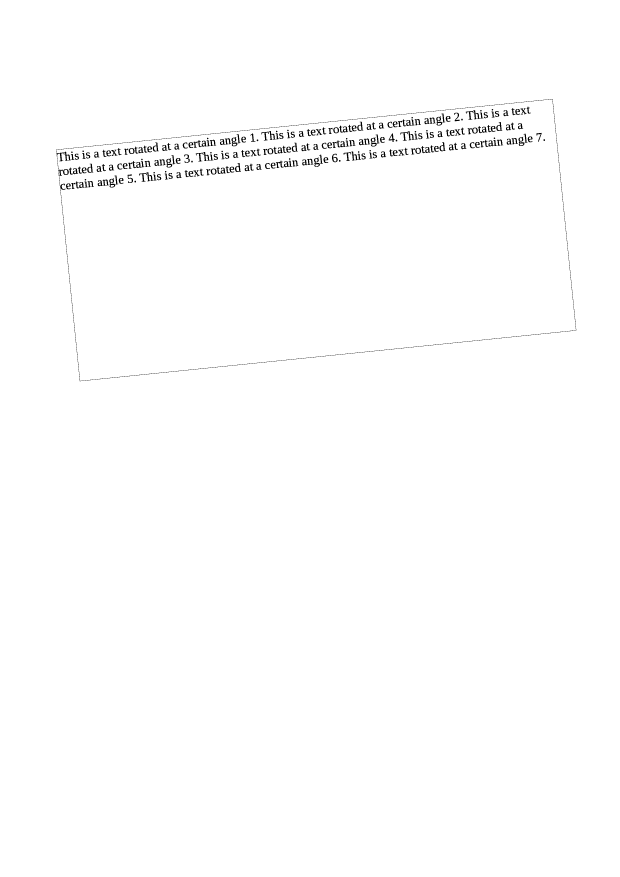
#> input picture text_extraction_system/integration_tests/data/rotated1.pdf.tiff, 2479 x 3508 px (shown at 1/4 size)
$ python -i table_detection.py   (imports and definitions only)
#> lines starting #> are read from the running program, lines starting #| are printed output that depends on the picture; after the words box and inside, x2 and y2 are one past the last pixel; in counts of white or black regions, pixels touching at a corner belong together
from typing import Tuple, List, Dict, Any, Optional
import cv2
from numpy import ndarray


class TableDetectorSettings:
    def __init__(self,
                 blur_radius_paragraph: int = 11,
                 max_point_in_cell_contour: int = 9,
                 pivot_tolerance: int = 5,
                 row_y_tolerance: int = 10,
                 max_image_dimension: int = 1200,
                 min_image_dimension: int = 950,
                 contour_square_area_share: float = 0.75,
                 paragraph_morph_shape_sz: Tuple[int, int] = (80, 3),
                 cell_morph_shape_sz: Tuple[int, int] = (33, 2),
                 paragraph_dilate_iterations: int = 5,
                 cell_dilate_iterations: int = 1,
                 min_columns_in_table: int = 2,
                 cell_area_to_table_area: float = 0.15,
                 min_total_cells_in_table: int = 5,
                 max_column_span_part: float = 0.3,
                 remove_horz_lines: bool = True):
        # we make original image grayscale and then blur before making the image contrast (black and white)
        # and then we detect contours by cv2 library functions
        self.blur_radius_paragraph = blur_radius_paragraph
        self.max_point_in_cell_contour = max_point_in_cell_contour
        # we join cell contours in a column / a row (candidate) if the cells' coordinate
        # (left or middle or right for columns, bottom for rows) vary within the provided range (pixels)
        self.pivot_tolerance = pivot_tolerance
        self.row_y_tolerance = row_y_tolerance
        # if one of the source image's dimensions larger than N the image is scaled down
        self.max_image_dimension = max_image_dimension
        # if one of the source image's dimensions less than N the image is scaled down
        self.min_image_dimension = min_image_dimension
        # a contour is considered "rectangle" if its area size is not less than k * box_size,
        # where box_size is the area size for the surrounding box
        self.contour_square_area_share = contour_square_area_share
        # the shape's (rectangle) size for dilate transformation for paragraphs
        self.paragraph_morph_shape_sz = paragraph_morph_shape_sz
        # the shape's (rectangle) size for dilate transformation for cells
        self.cell_morph_shape_sz = cell_morph_shape_sz
        # count of iterations while dilating text contours to determine paragraphs
        self.paragraph_dilate_iterations = paragraph_dilate_iterations
        # count of iterations while dilating text contours to determine cells
        self.cell_dilate_iterations = cell_dilate_iterations
        # a table should contain at least N columns to be considered table
        self.min_columns_in_table = min_columns_in_table
        # table cells should occupy at least k of the table's whole area
        self.cell_area_to_table_area = cell_area_to_table_area
        # table should contain at least N cells
        self.min_total_cells_in_table = min_total_cells_in_table
        # two columns overlap if their common X-projection part is greater than k * min_c_w
        # where min_c_w is the width of the narrower column
        self.max_column_span_part = max_column_span_part
        # should we remove horizontal lines from original (grayscale) image for rows not to stick
        # together?
        self.remove_horz_lines = remove_horz_lines


DEFAULT_DETECTING_SETTINGS = TableDetectorSettings()


class TableLocationCell:
    # detected area that could be a table cell
    def __init__(self, x: float, y: float, w: float, h: float):
        self.x = x
        self.y = y
        self.w = w
        self.h = h

    def __str__(self):
        return f'{self.x}, {self.y}, {self.w}, {self.h}'

    def __repr__(self):
        return self.__str__()

    @property
    def area(self) -> float:
        return self.w * self.h

    def get_coord(self, pivot: str) -> float:
        return self.x if pivot == 'l' else self.x + self.w if pivot == 'r' \
            else self.x + self.w / 2 if pivot == 'm' else self.y + self.h


class TableLocationCluster:
    # a column (or a row) of several cells aligned by left, right, middle or bottom (for rows)
    def __init__(self,
                 cell: TableLocationCell,
                 pivot: str,
                 settings: TableDetectorSettings):
        self.cells: List[TableLocationCell] = [cell]
        self.pivot = pivot
        self.min = cell.get_coord(pivot)
        self.max = self.min
        self.settings = settings

    def __str__(self):
        return f'{len(self.cells)} cells'

    def __repr__(self):
        return self.__str__()

    @property
    def area(self) -> float:
        return sum([c.area for c in self.cells]) if self.cells else 0

    @property
    def bounding_rect(self) -> Optional[Tuple[float, float, float, float]]:
        if not self.cells:
            return None
        c = self.cells[0]
        x, y, r, b = c.x, c.y, c.x + c.w, c.y + c.h
        for i in range(1, len(self.cells)):
            c = self.cells[i]
            x = min(x, c.x)
            y = min(y, c.y)
            r = max(r, c.x + c.w)
            b = max(b, c.y + c.h)
        return x, y, r - x, b - y

    def add_cell_to_cluster(self, cell: TableLocationCell) -> bool:
        p = cell.get_coord(self.pivot)
        dist = min(abs(p - self.min), abs(p - self.max))
        if dist > self.settings.pivot_tolerance:
            return False
        self.cells.append(cell)
        self.min = min(self.min, p)
        self.max = max(self.max, p)
        return True

    def remove_distant_cells(self):
        if len(self.cells) < 3:
            return
        mid_coord = sum([c.get_coord(self.pivot) for c in self.cells]) / len(self.cells)
        filtered = []
        for c in self.cells:
            p = c.get_coord(self.pivot)
            dist = abs(p - mid_coord)
            if dist <= self.settings.pivot_tolerance:
                filtered.append(c)
        self.cells = filtered

    def remove_cell(self, c: TableLocationCell):
        try:
            self.cells.remove(c)
        except ValueError:
            pass

    def clusters_span(self, c: 'TableLocationCluster') -> bool:
        # do two columns (pivot != 'b') or two rows (pivot = 'b') span
        self_r = self.bounding_rect
        if not self_r:
            return False  # cluster is already "consumed" and its cells are deleted
        bound_r = c.bounding_rect
        if not bound_r:
            return False

        ax, ay, aw, ah = self_r
        bx, by, bw, bh = bound_r
        if self.pivot != 'b':  # check 2 columns
            min_size = min(aw, bw)
            span_part = self.get_span_part(ax, ax + aw, bx, bx + bw)
        else:  # check two rows
            min_size = min(ah, bh)
            span_part = self.get_span_part(ay, ay + ah, by, by + bh)
        return span_part > min_size * self.settings.max_column_span_part

    # [14 lines left out: function get_clusters_border, not called in this run]

    @classmethod
    def get_span_part(cls, al: float, ar: float, bl: float, br: float) -> float:
        # (al, ar) and (bl, br) are two spans
        # the function returns length of the a & b intersection
        if ar <= bl or br <= al:
            return 0
        if bl <= al and ar <= br:  # a is a part of b
            return ar - al
        if al <= bl and br <= ar:  # b is a part of a
            return br - bl
        if br >= ar >= bl:
            return ar - bl
        return br - al


class TableLocation:
    # an area that may contain a table
    # the area stores collections of possible columns and rows -
    # - lists of TableLocationCluster. Each collection has 'l' (left), 'm' (middle),
    # 'r' (right) or 'b' (bottom, for rows) alignment
    def __init__(self,
                 x: float,
                 y: float,
                 w: float,
                 h: float,
                 settings: TableDetectorSettings):
        self.x = x
        self.y = y
        self.w = w
        self.h = h
        self.settings = settings

        self.clusters_by_pivot: Dict[str, List[TableLocationCluster]] = {
            'l': [], 'm': [], 'r': []
        }
        self.column_clusters: List[TableLocationCluster] = []

    def __str__(self):
        return f'[{self.x}, {self.y}, {self.w}, {self.h}]'

    def __repr__(self):
        return self.__str__()

    @property
    def area(self) -> float:
        return self.w * self.h

    def point_inside(self, x: float, y: float) -> bool:
        return (self.x <= x <= (self.x + self.w)) and \
               (self.y <= y <= (self.y + self.h))

    def cell_inside(self, cell: TableLocationCell) -> bool:
        if not self.point_inside(cell.x, cell.y):
            return False
        if not self.point_inside(cell.x + cell.w, cell.y + cell.h):
            return False
        return True

    def try_add_cell(self, cell: TableLocationCell) -> bool:
        if not self.cell_inside(cell):
            return False

        for pivot in self.clusters_by_pivot:
            clusters = self.clusters_by_pivot[pivot]
            found_cluster = False
            for cl in clusters:
                if cl.add_cell_to_cluster(cell):
                    found_cluster = True
                    break
            if not found_cluster:
                clusters.append(TableLocationCluster(cell, pivot, self.settings))

        return True

    def clear_clusters(self):
        # clear clusters of duplicates (cell resides in more than one cluster) and cells
        # that are too far from the cluster's middle line
        for pivot in self.clusters_by_pivot:
            clusters = self.clusters_by_pivot[pivot]
            for c in clusters:
                c.remove_distant_cells()

            # order clusters from big to small
            clusters.sort(key=lambda cl: len(cl.cells), reverse=True)

            # and remove duplicates
            for i in range(0, len(clusters) - 1):
                for cell in clusters[i].cells:
                    for j in range(i + 1, len(clusters)):
                        clusters[j].remove_cell(cell)

        # columns shouldn' intersect. If two columns intersects we remove the one with less cells
        self.consume_overlapping_clusters()

        # leave the biggest column cluster list ('l' for left, 'm' for middle and 'r' for right)
        col_cl = [
            self.clusters_by_pivot['l'],
            self.clusters_by_pivot['m'],
            self.clusters_by_pivot['r']
        ]
        col_cl.sort(key=lambda cl: sum([len(cluster.cells) for cluster in cl]), reverse=True)
        self.column_clusters = col_cl[0]

    def consume_overlapping_clusters(self):
        for key in ['l', 'm', 'r']:
            clusters = self.clusters_by_pivot[key]
            for i in range(len(clusters) - 1):
                a = clusters[i]
                if not a.cells:
                    continue
                for j in range(i + 1, len(clusters)):
                    b = clusters[j]
                    if not b.cells:
                        continue
                    if not a.clusters_span(b):
                        continue
                    # one clusters consumes another. We remove the smallest (by area)
                    if a.area < b.area:
                        a.cells = []
                        break
                    else:
                        b.cells = []
            # remove consumed clusters (clusters without cells)
            self.clusters_by_pivot[key] = [c for c in clusters if c.cells]


class TableDetector:
    def __init__(self,
                 debug_image_path: str = '',
                 settings: TableDetectorSettings = DEFAULT_DETECTING_SETTINGS):
        self.settings = settings
        self.scale = 1.0
        self.gray_image = None
        self.cell_contours: List[TableLocationCell] = []
        self.page_blocks: List[TableLocation] = []
        self.debug_image_path = debug_image_path

    def find_tables(self, image_fn: str) -> List[TableLocation]:
        self.read_image(image_fn)
        self.detect_paragraphs()
        return self.detect_tables_in_blocks()

    # [8 lines left out: function find_table_regions, not called in this run]

    def read_image(self, image_fn: str):
        image = cv2.imread(image_fn)
        self.gray_image = cv2.cvtColor(image, cv2.COLOR_BGR2GRAY)

        max_dim = max(image.shape[0], image.shape[1])
        if max_dim > self.settings.max_image_dimension:
            self.scale = max_dim / self.settings.max_image_dimension
        if max_dim < self.settings.min_image_dimension:
            self.scale = max_dim / self.settings.min_image_dimension

        if self.scale != 1:
            w = round(image.shape[1] / self.scale)
            h = round(image.shape[0] / self.scale)
            self.gray_image = cv2.resize(self.gray_image, (w, h))

    def detect_paragraphs(self):
        # remove thin lines that actually may make the cells "join" in larger clusters
        self.gray_image = self.remove_thin_lines(self.gray_image)
        blur_rad = self.settings.blur_radius_paragraph
        blur = cv2.GaussianBlur(self.gray_image, (blur_rad, blur_rad), 0)
        thresh = cv2.threshold(blur, 0, 255, cv2.THRESH_BINARY_INV + cv2.THRESH_OTSU)[1]

        # find cell contours
        kernel = cv2.getStructuringElement(cv2.MORPH_RECT, self.settings.cell_morph_shape_sz)
        dilate = cv2.dilate(thresh, kernel, iterations=self.settings.cell_dilate_iterations)
        cell_contours, _hr = cv2.findContours(dilate, cv2.RETR_LIST, cv2.CHAIN_APPROX_SIMPLE)
        self.build_cell_rects_from_contours(cell_contours)

        # find paragraph or table contours
        kernel = cv2.getStructuringElement(cv2.MORPH_RECT, self.settings.paragraph_morph_shape_sz)
        dilate = cv2.dilate(thresh, kernel, iterations=self.settings.paragraph_dilate_iterations)
        contours, _hr = cv2.findContours(dilate, cv2.RETR_LIST, cv2.CHAIN_APPROX_SIMPLE)

        # debug drawing
        if self.debug_image_path:
            cell_contours = [c for c in cell_contours]
            self._draw_contours('paragraphs',
                                [(contours, 3, (0, 255, 0)),
                                 (cell_contours, 1, (0, 0, 0))])
            self._draw_cells(self.cell_contours)

        for contour in contours:  # type: Tuple[float, float, float, float]
            x, y, w, h = cv2.boundingRect(contour)
            self.page_blocks.append(TableLocation(x, y, w, h, self.settings))

    def remove_thin_lines(self, img: ndarray) -> ndarray:
        # remove thin horizontal lines that may make table row contours stick together
        if not self.settings.remove_horz_lines:
            return img
        thresh = cv2.threshold(img, 0, 255, cv2.THRESH_BINARY_INV + cv2.THRESH_OTSU)[1]
        horizontal_kernel = cv2.getStructuringElement(cv2.MORPH_RECT, (25, 1))
        detected_lines = cv2.morphologyEx(thresh, cv2.MORPH_OPEN, horizontal_kernel, iterations=2)
        cnts = cv2.findContours(detected_lines, cv2.RETR_EXTERNAL, cv2.CHAIN_APPROX_SIMPLE)
        cnts = cnts[0] if len(cnts) == 2 else cnts[1]
        for c in cnts:
            cv2.drawContours(img, [c], -1, (255, 255, 255), 2)
        return img

    def build_cell_rects_from_contours(self, cell_contours: List[Any]):
        selected = []
        for c in cell_contours:
            # c.shape[0] <= self.max_point_in_cell_contour
            bounding_rect = cv2.boundingRect(c)
            contour_area = cv2.contourArea(c)
            rect_area_sz = bounding_rect[2] * bounding_rect[3]
            if rect_area_sz < contour_area * self.settings.contour_square_area_share:
                continue
            selected.append(bounding_rect)
        self.cell_contours = [TableLocationCell(x, y, w, h) for x, y, w, h in selected]

    def detect_tables_in_blocks(self) -> List[TableLocation]:
        # add cells to blocks. One cell can be in several clusters
        for c in self.cell_contours:
            for block in self.page_blocks:
                if block.try_add_cell(c):
                    break
        # remove duplicates and distant cells
        for block in self.page_blocks:
            block.clear_clusters()

        # calculate: columns count, rows count, count of cells in rows or cols
        # summary area of columns and rows
        filtered_blocks = []
        for block in self.page_blocks:
            total_cells = 0
            total_area = 0.0
            row_col = [block.column_clusters]
            for clusters in row_col:
                cells = sum([len(cl.cells) for cl in clusters])
                total_cells = max(cells, total_cells)
                area = sum([cl.area for cl in clusters])
                total_area = max(area, total_area)

            # there should be more than 1 column with more than one cells in each
            columns_count = len([c for c in block.column_clusters if len(c.cells) > 1])
            if columns_count < self.settings.min_columns_in_table:
                continue

            # total area should be greater than k*block_area
            min_area = block.area * self.settings.cell_area_to_table_area
            if total_area < min_area:
                continue
            # total cells shouldn't be less than 5
            if total_cells < 5:
                continue
            filtered_blocks.append(block)

        self._draw_tables(filtered_blocks)

        return filtered_blocks

    # [17 lines left out: functions _draw_contours, _draw_cells, not called in this run]

    def _draw_tables(self, tables: List[TableLocation]):
        if not self.debug_image_path:
            return
        image_copy = self.gray_image.copy()
        for table in tables:
            cv2.rectangle(image_copy, (table.x, table.y), (table.x + table.w, table.y + table.h),
                          (40, 180, 40), 5)
            clusters = table.column_clusters
            for cluster in clusters:
                for cell in cluster.cells:
                    cv2.rectangle(image_copy, (cell.x, cell.y), (cell.x + cell.w, cell.y + cell.h),
                                  (0, 0, 0), 2)
        cv2.imwrite(f'{self.debug_image_path}_tables.png', image_copy)

>>> result = TableDetector().find_tables('../../../integration_tests/data/rotated1.pdf.tiff')
#> in read_image, image is the input picture: shape (3508, 2479, 3); 99.3% white; 243 black regions, largest, box (x1, y1, x2, y2) and area: (225, 396, 2305, 1525) 8077, (1863, 441, 1920, 479) 636, (1601, 525, 1658, 563) 636
#> in remove_thin_lines, `thresh = cv2.threshold(img, 0, 255, cv2.THRESH_BINARY_INV + cv2.THRESH..`:
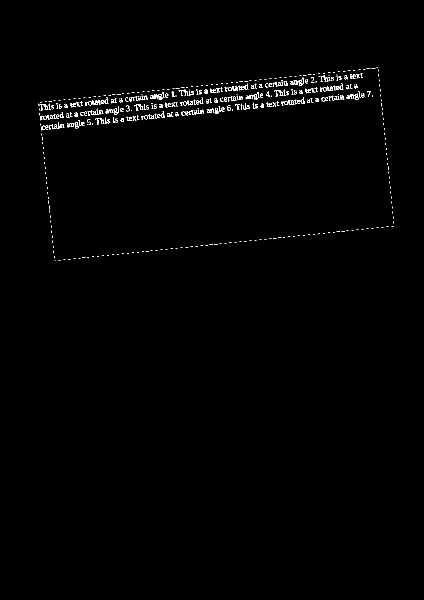
#> thresh: shape (1200, 848) (shown at 1/2 size); 0.72% white in thin lines or dots, all inside (x1, y1, x2, y2) = (77, 135, 788, 522)
#> in remove_thin_lines, `cnts = cv2.findContours(detected_lines, cv2.RETR_EXTERNAL, cv2.CHAIN_A..`: cnts = 0 contours
#> in remove_thin_lines, `cnts = cnts[0] if len(cnts) == 2 else cnts[1]`: cnts = []
#> in detect_paragraphs, `thresh = cv2.threshold(blur, 0, 255, cv2.THRESH_BINARY_INV + cv2.THRES..`:
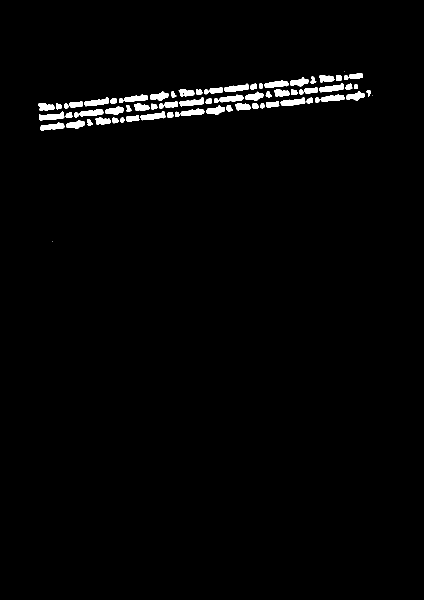
#> thresh: shape (1200, 848) (shown at 1/2 size); 1.7% white; 73 white regions (3 under 20 px), largest, box (x1, y1, x2, y2) and area: (79, 223, 129, 242) 532, (561, 194, 611, 212) 514, (281, 222, 331, 241) 514
#> in detect_paragraphs, `dilate = cv2.dilate(thresh, kernel, iterations=self.settings.cell_dila..`:
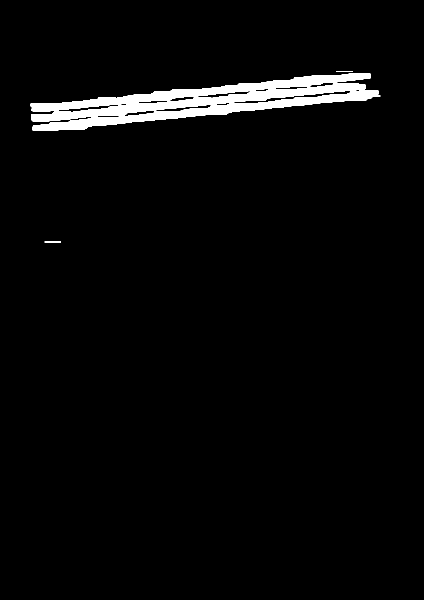
#> dilate: shape (1200, 848) (shown at 1/2 size); 3.2% white; 4 white regions
#> in detect_paragraphs, `cell_contours, _hr = cv2.findContours(dilate, cv2.RETR_LIST, cv2.CHAIN..`: cell_contours = 6 contours; box (x1, y1, x2, y2) and area: (60, 146, 742, 243) 21487, (65, 180, 761, 262) 10304, (388, 173, 617, 197) 988, (259, 193, 389, 208) 612, (89, 483, 122, 485) 32, (672, 142, 705, 144) 32
#> the loop in build_cell_rects_from_contours, `for c in cell_contours:` made 6 passes
#> (bounding_rect, contour_area, rect_area_sz) on passes 2 to 5: ((259, 193, 130, 15), 612, 1950), ((65, 180, 696, 82), 10304.5, 57072), ((388, 173, 229, 24), 987.5, 5496), ((60, 146, 682, 97), 21487, 66154)
#> after the loop in build_cell_rects_from_contours, `for c in cell_contours:`: selected = [(89, 483, 33, 2), (259, 193, 130, 15), (65, 180, 696, 82), (388, 173, 229, 24), (60, 146, 682, 97), (672, 142, 33, 2)]
#> in build_cell_rects_from_contours, `self.cell_contours = [TableLocationCell(x, y, w, h) for x, y, w, h in ..`: self.cell_contours = 6 items
#> in detect_paragraphs, `dilate = cv2.dilate(thresh, kernel, iterations=self.settings.paragraph..`:
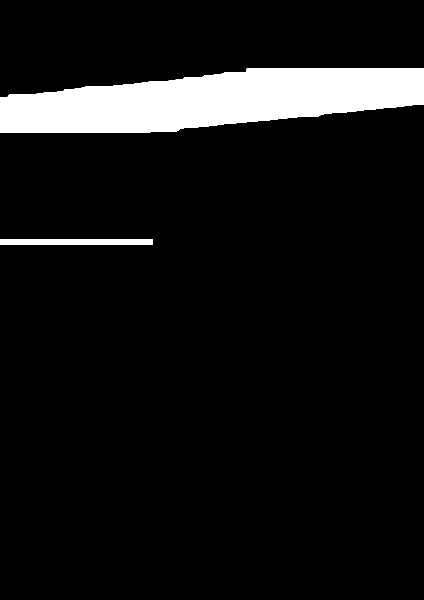
#> dilate: shape (1200, 848) (shown at 1/2 size); 8% white; 2 white regions
#> in detect_paragraphs, `contours, _hr = cv2.findContours(dilate, cv2.RETR_LIST, cv2.CHAIN_APPR..`: contours = 2 contours; box (x1, y1, x2, y2) and area: (0, 137, 848, 266) 76831, (0, 478, 306, 489) 3050
#> the loop in detect_paragraphs, `for contour in contours:` made 2 passes
#> (contour, x, y, w, h) on pass 1: ([[0, 478], [0, 488], [305, 488], [305, 478]], 0, 478, 306, 11)
#> after the loop in detect_paragraphs, `for contour in contours:`: self.page_blocks = 2 items
#> the loop in detect_tables_in_blocks, `for c in self.cell_contours:` made 6 passes
#> the loop in detect_tables_in_blocks, `for block in self.page_blocks:` made 2 passes
#> the loop in detect_tables_in_blocks, `for block in self.page_blocks:` made 2 passes
#> columns_count on passes 1 to 2: 0, 1
#> after the loop in detect_tables_in_blocks, `for block in self.page_blocks:`: filtered_blocks = []
#> result = []
